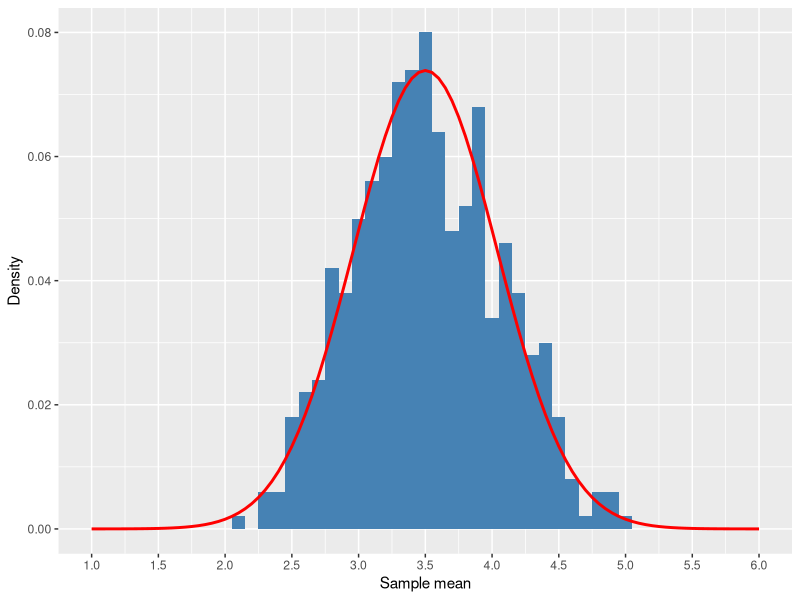

Recreate this plot in R.
# Load up the packages we need
library(tidyverse)
library(ggplot2)

# Let's continue with what we had before
probabilities <- rep(1/6, times = 6)

sample_mean <- function(n){
  
  # Note how size is set equal to n, which is an input to the function
  rolls <- sample(1:6, size = n, replace = TRUE, prob = probabilities)
  
  return( mean(rolls) )
}

# Now we are going to generate many samples and calculate their mean using
# our function, and a for loop.

# Set the size of our samples
n <- 10

# Create an empty vector. This will be used to store the means of all our samples
means <- c()

# This for loop will calculate the means of 500 samples, where each sample
# consists of 100 die rolls.
for (i in 1:500){
  means <- c(means, sample_mean(n))
}

# Make a dataframe out of our set of sample means
means_df <- data.frame(sample_mean = means)

# Now let's plot a histogram of sample means
means_df %>% ggplot(aes(x=sample_mean) ) + 
  geom_histogram(binwidth = 0.1, aes(y =..count../sum(..count..)),
                 fill = 'steelblue') +
  scale_x_continuous(breaks = seq( from = 1, to = 6, by = 0.5),
                     limits = c(1,6)) +
  # You don't need to fully understand the next few lines of code, but it is just 
  # adding a red line that shows the normal distribution that approximates the 
  # distribution of sample means according to the central limit theorem
  stat_function(fun = function(x) dnorm(x, mean = 3.5, sd = sqrt(105/(36*n) )) * 0.1,
                color = "red", size = 1) + 
  ylab('Density') + xlab('Sample mean')


# TASK: Run this code several times, from line 20 to line 45. Play with different
# values for the sample size n. We started off with 100. Try very small values,
# and very large values. Do you notice anything happening as the sample size gets
# bigger or smaller?
                     